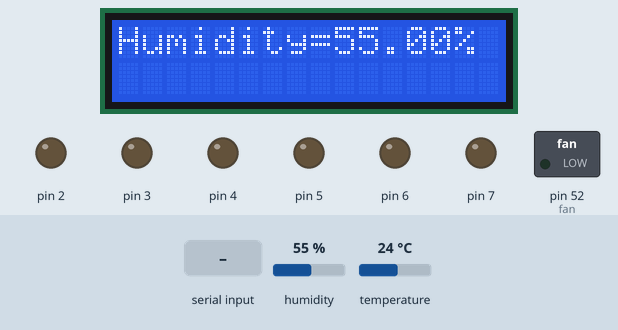
This sketch was run on a simulated Arduino Mega 2560, built with avr-gcc and run on an emulated ATmega2560. Parts: 16×2 character LCD, switched loads named in the sketch (green lamp = pin HIGH), output pins drawn as LEDs (lit = HIGH). Dashed ring = blinking. The inputs (shaded band) are chosen by the test bench; at power-on: humidity 55 %, temperature 24 °C. Random numbers use the default seed unless the sketch sets one; what the sketch prints to the serial monitor is not drawn.

Above: at 2.6 s.
2.7 s: "*let's party#" received over the second serial link
At 4.99 s:
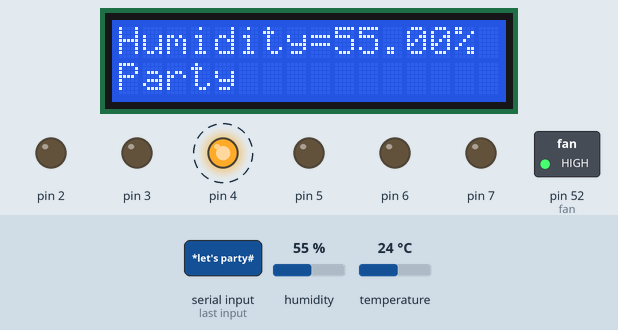
6.1 s: "*All on#" received over the second serial link
At 9.4 s:
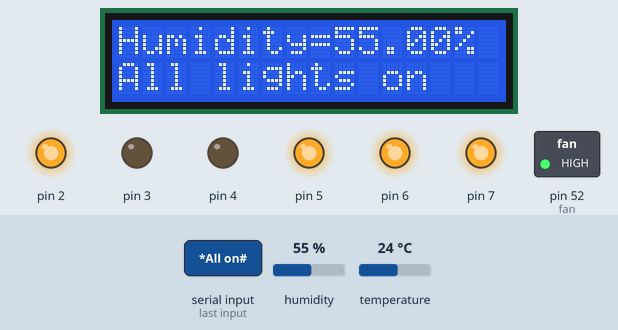
9.7 s: "*turn on blue light#" received over the second serial link
At 11.7 s:
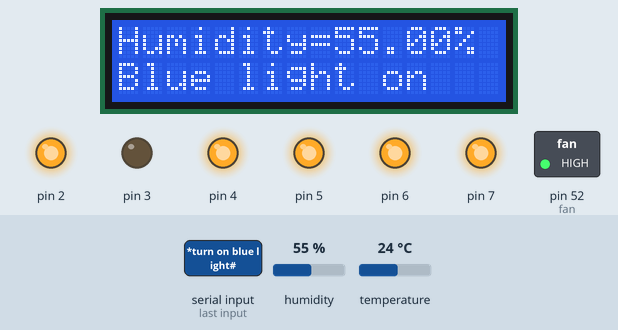
12.7 s: "*paint the town red#" received over the second serial link
At 14.9 s:
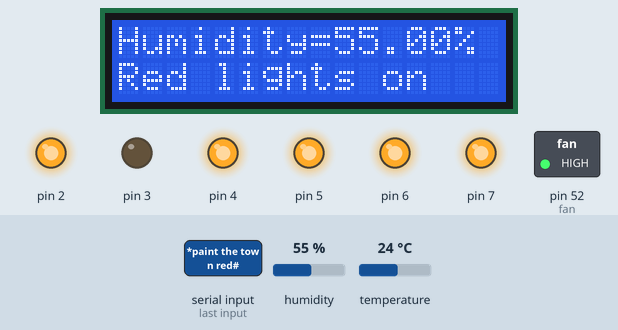
15.8 s: "*turn off the fan#" received over the second serial link
At 17.9 s:
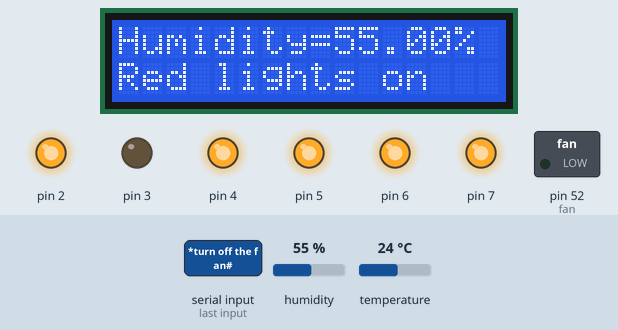
18.8 s: humidity set to 22 %
At 21.9 s:
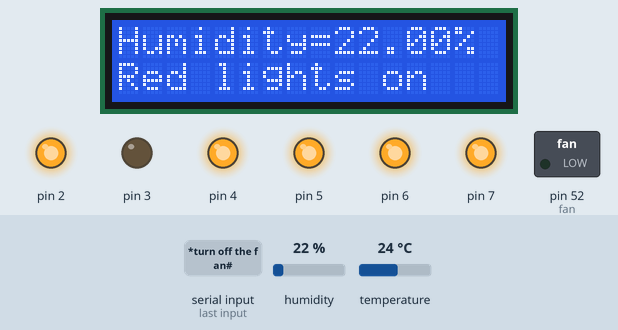
Timing chart, 0 to 22.9 s (numbered marks = the images above; inputs shaded):
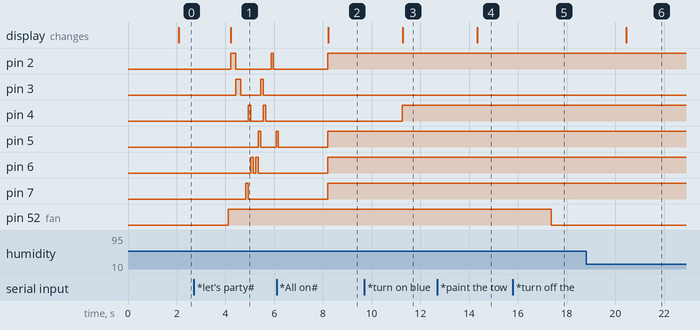

The sketch:

HeloAuto.ino
```cpp
#include <dht.h>
#include <LiquidCrystal.h>

#define dht_dpin A0

String num;
int i, randnum,
//sensor=A0,
fan=52,
temp;
const int rs = 8, en = 9, d4 = 10, d5 =11, d6 = 12, d7 = 13;
LiquidCrystal lcd(rs, en, d4, d5, d6, d7);
dht DHT;

void setup() {
  // put your setup code here, to run once:
for(i=2;i<8;i++) {
pinMode(i, OUTPUT);
}
pinMode(52, OUTPUT);
//pinMode(sensor, INPUT);
Serial1.begin(9600);
Serial.begin(9600);
lcd.begin(16, 2);
delay(1000);
}

void clrscr() {
  for(int i = 0; i < 16; ++i) {
   lcd.write(' ');
  }
}

void alloff() {
  //turns off all LEDs

  digitalWrite(2, LOW);
  digitalWrite(3, LOW);
  digitalWrite(4, LOW);
  digitalWrite(5, LOW);
  digitalWrite(6, LOW);
  digitalWrite(7, LOW);

}

void loop() {
  // put your main code here, to run repeatedly:

  DHT.read11(dht_dpin);
  Serial.println(DHT.temperature);
  delay(1000);
  lcd.setCursor(0, 0);
  lcd.print("Humidity=");
  lcd.print(DHT.humidity);
  lcd.print("%");

if(Serial1.available()>0) {
  num = Serial1.readString();
  Serial.println(num);

if(DHT.temperature>20) {
    digitalWrite(fan, HIGH);
}
else if(DHT.temperature<20) {
    digitalWrite(fan, LOW);
}

  if(num == "*paint the town red#" || num == "*paint the town read#") {
     digitalWrite(2, HIGH);
     lcd.setCursor(0, 1);
     clrscr();
     lcd.setCursor(0, 1);
     lcd.print("Red lights on");
  }
  else if(num == "*turn on green light#") {
     alloff();
     digitalWrite(3, HIGH);
     digitalWrite(6, HIGH);
     digitalWrite(7, HIGH);
     lcd.setCursor(0, 1);
     clrscr();
     lcd.setCursor(0, 1);
     lcd.print("Green lights on");
  }
  else if(num == "*turn on blue light#") {
     digitalWrite(4, HIGH);
     lcd.setCursor(0, 1);
     clrscr();
     lcd.setCursor(0, 1);
     lcd.print("Blue light on");
  }
  else if(num == "*All on#") {
     digitalWrite(2, HIGH);
     digitalWrite(5, HIGH);
     digitalWrite(6, HIGH);
     digitalWrite(7, HIGH);
     lcd.setCursor(0, 1);
     clrscr();
     lcd.setCursor(0, 1);
     lcd.print("All lights on");
  }
  else if(num == "*let's party#" || num == "*lets party#") {
     while(!Serial1.available()>0) {
        randnum = random(1,9);
        digitalWrite(randnum, HIGH);
        delay(100);
        alloff();
        lcd.setCursor(0, 1);
        clrscr();
        lcd.setCursor(0, 1);
        lcd.print("Party");
     }
  }
  else if(num == "*turn off the fan#") {
      digitalWrite(fan, LOW);
  }
  else if(num == "*turn off the lights#") {
      alloff();
      lcd.setCursor(0, 1);
      clrscr();
  }
}
}
```

Measured:
- after the input at 2.7 s, pin 2: LOW → HIGH after 1.5 s, → LOW 0.20 s later, → HIGH 1.4 s later, → LOW 0.10 s later; pin 3: LOW → HIGH after 1.7 s, → LOW 0.20 s later, → HIGH 0.83 s later, → LOW 0.10 s later
- after the input at 6.1 s, the display: changes after 2.1 s (image 2)
- after the input at 9.7 s, pin 4: LOW → HIGH after 1.6 s; the display: changes after 1.6 s (image 3)
- after the input at 12.7 s, the display: changes after 1.6 s (image 4)
- after the input at 15.8 s, pin 52 (fan): HIGH → LOW after 1.6 s
- after the input at 18.8 s, the display: changes after 1.7 s (image 6)
